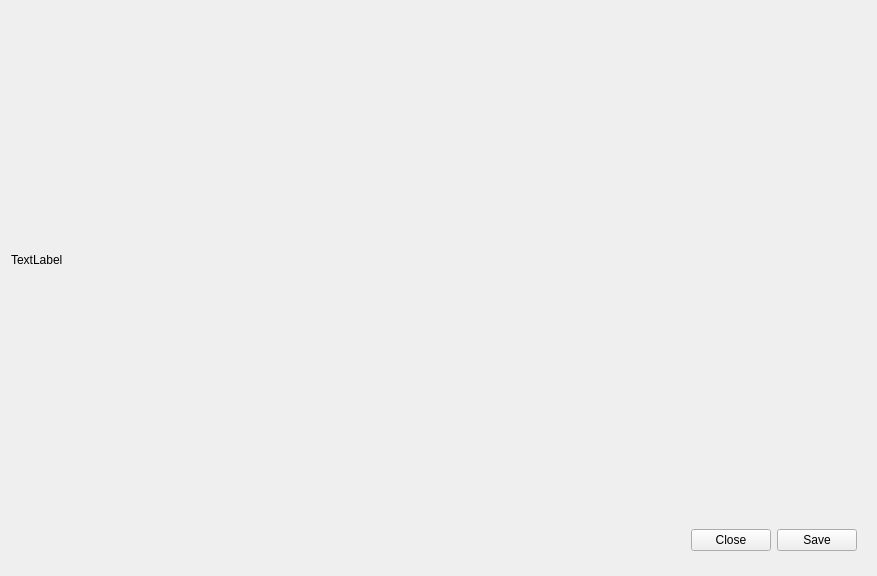
<?xml version="1.0" encoding="UTF-8"?>
<ui version="4.0">
 <class>ScreenshotWidget</class>
 <widget class="QWidget" name="ScreenshotWidget">
  <property name="geometry">
   <rect>
    <x>0</x>
    <y>0</y>
    <width>877</width>
    <height>576</height>
   </rect>
  </property>
  <property name="windowTitle">
   <string>Form</string>
  </property>
  <layout class="QVBoxLayout" name="verticalLayout">
   <item>
    <widget class="QLabel" name="label">
     <property name="text">
      <string>TextLabel</string>
     </property>
    </widget>
   </item>
   <item>
    <widget class="QWidget" name="widget" native="true">
     <property name="sizePolicy">
      <sizepolicy hsizetype="Preferred" vsizetype="Fixed">
       <horstretch>0</horstretch>
       <verstretch>0</verstretch>
      </sizepolicy>
     </property>
     <property name="minimumSize">
      <size>
       <width>0</width>
       <height>50</height>
      </size>
     </property>
     <layout class="QHBoxLayout" name="horizontalLayout">
      <item>
       <spacer name="horizontalSpacer">
        <property name="orientation">
         <enum>Qt::Horizontal</enum>
        </property>
        <property name="sizeHint" stdset="0">
         <size>
          <width>40</width>
          <height>20</height>
         </size>
        </property>
       </spacer>
      </item>
      <item>
       <widget class="QPushButton" name="pushButton_2">
        <property name="text">
         <string>Close</string>
        </property>
       </widget>
      </item>
      <item>
       <widget class="QPushButton" name="pushButton">
        <property name="text">
         <string>Save</string>
        </property>
       </widget>
      </item>
     </layout>
    </widget>
   </item>
  </layout>
 </widget>
 <resources/>
 <connections/>
</ui>
